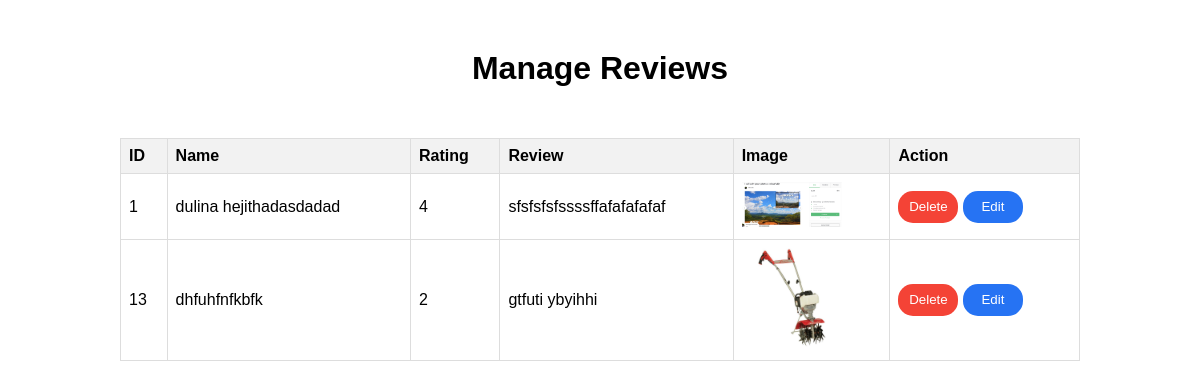
The app's page /review_Admin/manage_review.php with its own data.
### tables this page shows
CREATE TABLE `review` (
  `r_id` int(11) NOT NULL,
  `r_name` varchar(50) NOT NULL,
  `r_image` varchar(200) NOT NULL,
  `r_email` varchar(50) NOT NULL,
  `r_rating` int(11) NOT NULL,
  `r_review` varchar(225) NOT NULL,
  `date` timestamp NOT NULL DEFAULT current_timestamp() ON UPDATE current_timestamp()
);

### review_Admin/manage_review.php (the view, shortened to what this page needs)
<!DOCTYPE html>
<html lang="en">
<head>
</head>
<body>
    <h1>Manage Reviews</h1>
    <div class="container" >
    <table>
        <tr>
            <th>ID</th>
            <th>Name</th>
            <th>Rating</th>
            <th>Review</th>
            <th>Image</th>
            <th>Action</th>
        </tr>
        <?php
        include '../connect.php';
        $sql = "SELECT * FROM review";
        $result = $connect->query($sql);
        if ($result->num_rows > 0) {
            while ($row = $result->fetch_assoc()) {
                echo "<tr>";
                echo "<td>" . $row["r_id"] . "</td>";
                echo "<td>" . $row["r_name"] . "</td>";
                echo "<td>" . $row["r_rating"] . "</td>";
                echo "<td>" . $row["r_review"] . "</td>";
                echo "<td><img src='../img/" . $row["r_image"] . "' alt='Review Image' style='max-width: 100px; max-height: 100px;'></td>";
                echo "<td>
                        <form class='delete-form' method='POST' action='manage_review.php'>
                            <input type='hidden' name='id' value='" . $row["r_id"] . "'>
                            <button type='submit' class='delete-button'>Delete</button>
                        </form>
                        <form class='edit-form' method='POST' action='edit_review.php'>
                            <input type='hidden' name='id' value='" . $row["r_id"] . "'>
                            <button type='submit' class='edit-button'>Edit</button>
                        </form>
                    </td>";
                echo "</tr>";
            }
        } else {
            echo "<tr><td colspan='6'>No reviews found</td></tr>";
        }
        ?>
    </table>
    </div>
</body>
</html>

### review_Admin/manage_review.php (style rules this page uses)
body { font-family: Arial, sans-serif; margin: 0; padding: 0; }
.container { display: flex; justify-content: center; }
h1 { text-align: center; margin-top: 50px; }
table { border-collapse: collapse; width: 80%; margin-top: 30px; }
th, td { border: 1px solid #ddd; padding: 8px; text-align: left; }
th { background-color: #f2f2f2; }
.delete-form, .edit-form { display: inline-block; }
.delete-button { background-color: #f44336; color: white; border: none; padding: 5px 10px; border-radius: 4px; cursor: pointer; width: 60px; height: 32px; border-radius: 15px; }
.edit-button { background-color: #2673f3; color: white; border: none; padding: 5px 10px; border-radius: 4px; cursor: pointer; width: 60px; height: 32px; border-radius: 15px; }

### records on screen
review: r_id "1", r_name "dulina hejithadasdadad", r_rating "4", r_review "sfsfsfsfssssffafafafafaf", r_image (picture)
review: r_id "13", r_name "dhfuhfnfkbfk", r_rating "2", r_review "gtfuti ybyihhi", r_image (picture)
